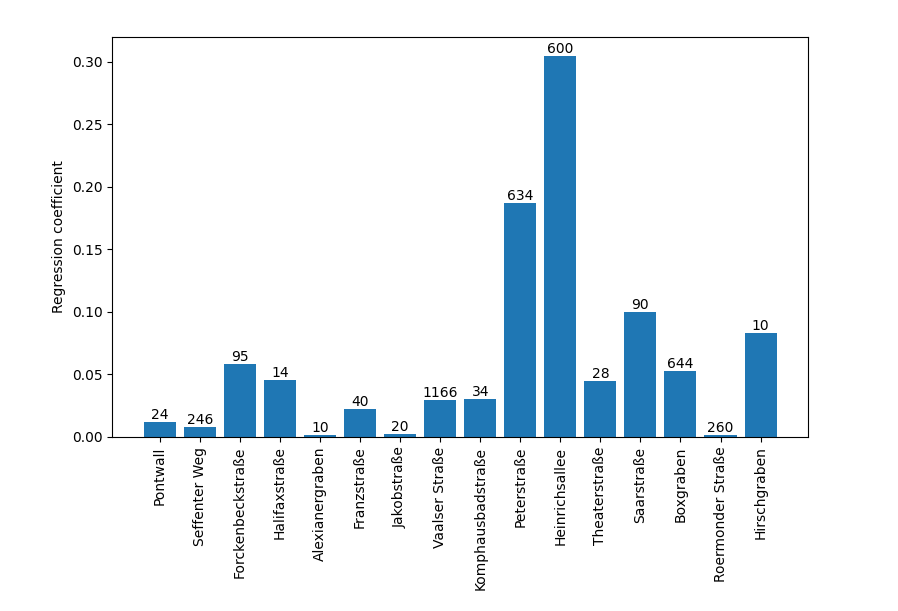

The script that drew this image:
import numpy as np
from sklearn.linear_model import LinearRegression
from sklearn.model_selection import train_test_split
from sklearn.preprocessing import MinMaxScaler
from sklearn.metrics import mean_squared_error, r2_score
import matplotlib.pyplot as plt

from sumo_pts.map.city import City


aachen = City('osm.net.xml', 'osm_pt.rou.xml')

street_names = ['Pontwall', 'Seffenter Weg', 'Forckenbeckstraße', 'Halifaxstraße',
               'Alexianergraben', 'Franzstraße', 'Jakobstraße', 'Vaalser Straße',
               'Komphausbadstraße', 'Peterstraße', 'Heinrichsallee', 'Theaterstraße',
               'Saarstraße', 'Boxgraben', 'Roermonder Straße', 'Hirschgraben']

bus_freq = aachen.show_statistics(street_names)

data_X = np.load('input.npy')
data_y = np.load('output.npy').reshape(-1, 1)

X_train, X_test, y_train, y_test = train_test_split(data_X, data_y, test_size=0.2, 
                                                    random_state=37)

scaler = MinMaxScaler()
y_train_s = scaler.fit_transform(y_train)
y_test_s = scaler.transform(y_test)


model = LinearRegression()
model.fit(X_train, y_train_s)
importance = np.abs(model.coef_[0])
for i,v in enumerate(importance):
    print('Feature: %0d, Score: %.5f' % (i,v))

bar = plt.bar([x for x in range(len(importance))], importance)

for i, rect in enumerate(bar):
    height = rect.get_height()
    plt.text(rect.get_x() + rect.get_width() / 2.0, height, str(bus_freq[street_names[i]]), ha='center', va='bottom')

plt.xticks([x for x in range(len(importance))], street_names, rotation=90)
plt.ylabel('Regression coefficient')
plt.show()

from sklearn.ensemble import RandomForestRegressor

feature_names = [f"feature {i}" for i in range(X_train.shape[1])]
forest = RandomForestRegressor(random_state=0)
forest.fit(X_train, y_train_s.ravel())

importances = forest.feature_importances_
std = np.std([tree.feature_importances_ for tree in forest.estimators_], axis=0)

import pandas as pd

forest_importances = pd.Series(importances, index=feature_names)

fig, ax = plt.subplots()
forest_importances.plot.bar(yerr=std, ax=ax)
ax.set_title("Feature importances using MDI")
ax.set_ylabel("Mean decrease in impurity")
fig.tight_layout()
